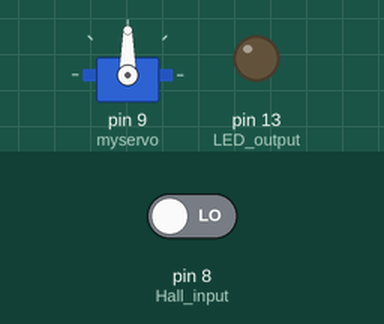
This sketch was run on a simulated Arduino Uno, built with avr-gcc and run on an emulated ATmega328P. On the bench: servo, output pins drawn as LEDs (lit = HIGH). Inputs (shaded band) come from the test bench; at power-on: pin 8 (Hall_input) LOW.

Above: at 1.2 s.
1.3 s: pin 8 (Hall_input) driven HIGH
At 1.75 s:
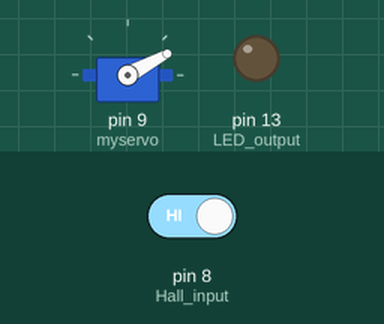
4.3 s: pin 8 (Hall_input) driven LOW
At 4.46 s:
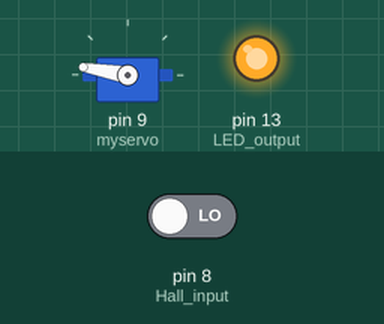
At 7.7 s:
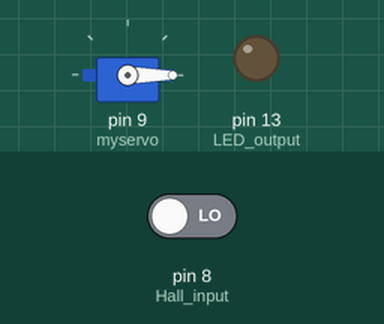
Timing chart, 0 to 9.2 s (numbered marks = the images above; inputs shaded):
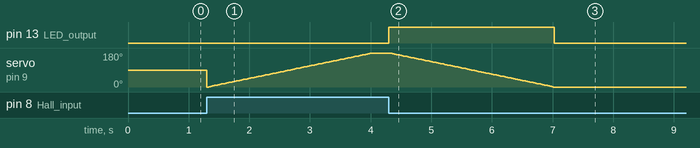

The sketch:

hall_servo.ino
```cpp
#include <Servo.h>

Servo myservo;  // create servo object to control a servo

int pos = 0;    // variable to store the servo position

void setup() {
  myservo.attach(9);   // attaches the servo on pin 9 to the servo object
  pinMode(13,OUTPUT);  // LED output
  pinMode(8,INPUT);    // Hall input
}

void loop() {

  digitalWrite(13, LOW);  // LED on

  while (digitalRead(8) == LOW);  // Wait for Hall to activate

  for (pos = 0; pos <= 180; pos += 1) { // goes from 0 degrees to 180 degrees
    // in steps of 1 degree
    myservo.write(pos);              // tell servo to go to position in variable 'pos'
    delay(15);                       // waits 15ms for the servo to reach the position
  }

  while (digitalRead(8) == HIGH);  // Wait for Hall to deactivate

  digitalWrite(13, HIGH);  // LED off

  for (pos = 180; pos >= 0; pos -= 1) { // goes from 180 degrees to 0 degrees
    myservo.write(pos);              // tell servo to go to position in variable 'pos'
    delay(15);                       // waits 15ms for the servo to reach the position
  }

}
```

Measured:
- after the input at 4.3 s, pin 13 (LED_output): LOW → HIGH at once, → LOW 2.7 s later; servo on pin 9 (myservo): moves from 180° to 0° over 2.7 s, starting at once
